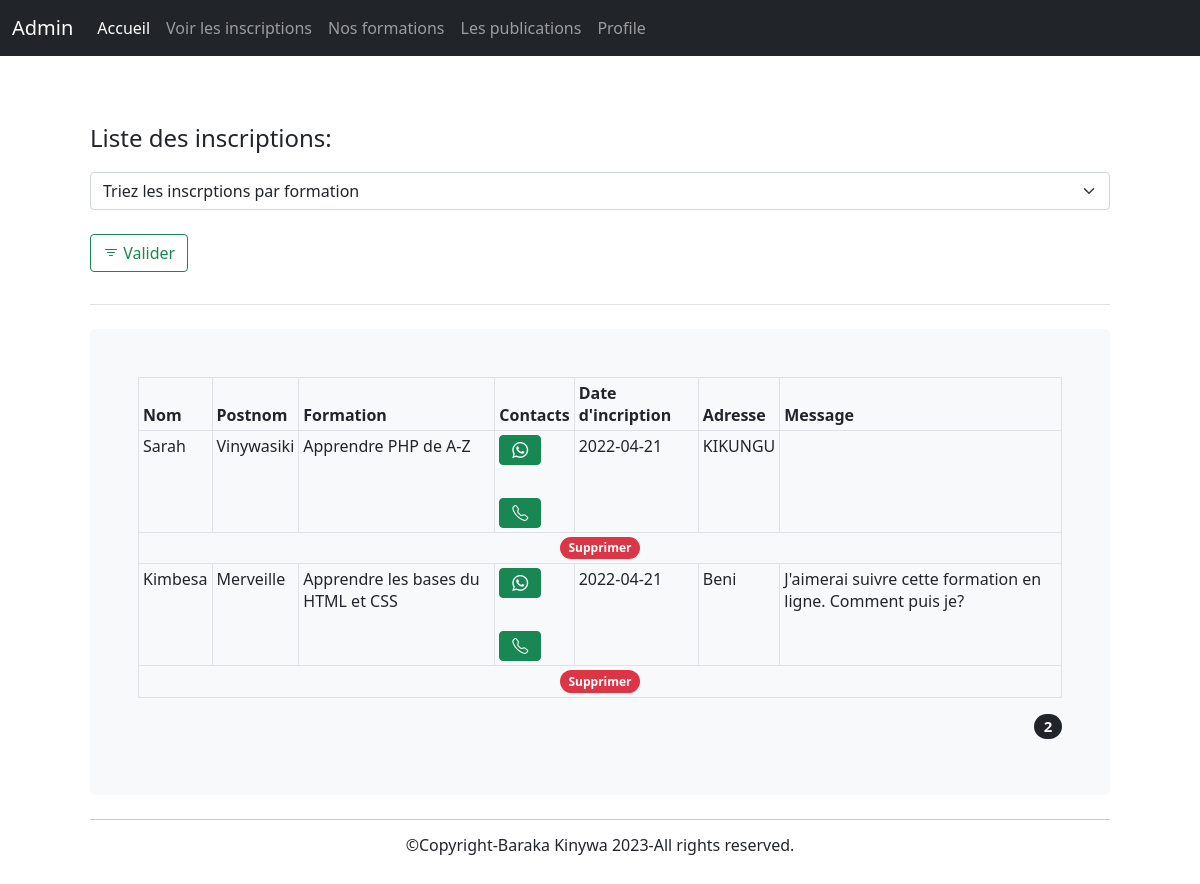
The app's page /blogger/inscriptions.php with its own data.
### tables this page shows
CREATE TABLE `formations_categories` (
  `id` int(11) NOT NULL,
  `categorie` text NOT NULL
);

CREATE TABLE `inscription` (
  `id` int(11) NOT NULL,
  `nom` varchar(25) NOT NULL,
  `postnom` varchar(25) NOT NULL,
  `id_formation` int(11) NOT NULL,
  `numTel` varchar(20) NOT NULL,
  `date_inscription` date NOT NULL,
  `adresse` varchar(200) NOT NULL,
  `message` varchar(350) NOT NULL
);

CREATE TABLE `formations` (
  `id` int(11) NOT NULL,
  `libelle` text NOT NULL,
  `photo` text NOT NULL,
  `categorie` int(11) NOT NULL,
  `date_published` date NOT NULL
);

### blogger/actions/inscriptions_Infos.php (called while the page is built)
<?php
$sql="SELECT inscription.id AS id, inscription.nom AS nom, inscription.postnom AS postnom,
formations.libelle AS libelle, inscription.id_formation AS id_formation,inscription.numTel AS numTel,
inscription.date_inscription AS date_inscription, inscription.message AS messageF, formations.categorie
 AS id_categorie, formations_categories.categorie AS categorie,inscription.adresse AS adresse
 FROM formations_categories,formations,inscription
 WHERE formations_categories.id=formations.categorie AND formations.id=inscription.id_formation";
 $inscriptionsInfos=mysqli_query($con,$sql);

### blogger/inscriptions.php (the view, shortened to what this page needs)
<?php
require_once '../includes/connection.php';
if(isset($_GET['formation']))
{
  $formation=$_GET['formation'];
$sql="SELECT inscription.nom AS nom, inscription.postnom AS postnom,
formations.libelle AS libelle, inscription.id_formation AS id_formation,inscription.numTel AS numTel,
inscription.date_inscription AS date_inscription, inscription.message AS messageF, formations.categorie
 AS id_categorie, formations_categories.categorie AS categorie,inscription.adresse AS adresse
 FROM formations_categories,formations,inscription
 WHERE formations_categories.id=formations.categorie AND formations.id=inscription.id_formation
 AND formations.id=$formation";
 $inscriptionsInfos=mysqli_query($con,$sql);
}
else
{
  require_once 'actions/inscriptions_Infos.php';
}
?>
<!doctype html>
<html lang="en">
  <head>
<?php include 'includes/bootstrap.php' ?>
  </head>
  <body style="min-height: 75rem;
  padding-top: 4.5rem;">
<main class="container">
  <div class="container p-5">
  <?php include 'includes/navbar.php' ?>
    <header class="pb-3 mb-4 border-bottom">
      <a href="/" class="d-flex align-items-center text-dark text-decoration-none">
        <span class="fs-4">Liste des inscriptions: </span>
      </a>
      <p>
          <form action="" method="GET" class="">
            <select name="formation" id="" class="form-select">
              <option selected disabled>Triez les inscrptions par formation</option>
            </select>
            <br>
            <button class="btn btn-outline-success bi bi-filter" type="submit">
              Valider
            </button>
          </form>
        </p>
    </header>
    <div class="p-5 mb-4 bg-light rounded-3">
    <table class="table table-sm table-bordered">
          <thead>
          <tr>
            <th scope="col">Nom</th>
            <th scope="col">Postnom</th>
            <th scope="col">Formation</th>
            <th scope="col" class="text-center">Contacts</th>
            <th scope="col">Date d'incription</th>
            <th scope="col">Adresse</th>
            <th scope="col">Message</th>
          </tr>
          </thead>
          <tbody>
            <?php
            $count=0;
            while($inscription=mysqli_fetch_array( $inscriptionsInfos))
            {
              $count++;
              ?>
              <tr>
                <td><?= $inscription ['nom']?></td>
                <td><?= $inscription ['postnom']?></td>
                <td><?= $inscription ['libelle']?></td>
                <td>
                <a href="https://wa.me/<?= $inscription['numTel']?>" class="btn btn-success bi bi-whatsapp"></a>
                <hr class="text-light">
                <a href="tel:<?= $inscription['numTel']?>" class="btn btn-success bi bi-telephone"></a>
                </td>
                <td><?= $inscription ['date_inscription']?></td>
                <td><?= $inscription ['adresse']?></td>
                <td><?= $inscription ['messageF']?></td>
              </tr>
              <tr>
                <td colspan="7" class="text-center">
                <a href="deleteInscription.php?id=<?= $inscription ['id']?>" class="btn badge rounded-pill bg-danger" onclick="return confirm('Etes vous sûr de vouloir supprimer?')">
                          Supprimer
                </a>
                </td>
              </tr>
              <?php
            }
            ?>
          </tbody>
        </table>
    <h5 class="d-block text-end mt-3">
          <span class="badge bg-dark text-light rounded-pill align-text-bottom">
            <?= $count ?>
          </span>
          </h5>
    </div>
    <?php
    include '../includes/footer.php';
    ?>
  </div>
</main>
  </body>
</html>

### blogger/includes/bootstrap.php
<link href="../assets/css/bootstrap.min.css" rel="stylesheet">
<link rel="stylesheet" type="text/css" href="../assets/font/bootstrap-icons.css">

### blogger/includes/navbar.php (shortened to what this page needs)
<nav class="navbar navbar-expand-md navbar-dark fixed-top bg-dark">
  <div class="container-fluid">
    <a class="navbar-brand" href="#">Admin</a>
    <div class="collapse navbar-collapse" id="navbarCollapse">
      <ul class="navbar-nav me-auto mb-2 mb-md-0">
        <li class="nav-item">
          <a class="nav-link active" aria-current="page" href="#">Accueil</a>
        </li>
        <li class="nav-item">
          <a class="nav-link" href="inscriptions.php">Voir les inscriptions</a>
        </li>
        <li class="nav-item">
          <a class="nav-link" href="formations.php">Nos formations</a>
        </li>
        <li class="nav-item">
          <a class="nav-link" href="nouvelles.php">Les publications</a>
        </li>
        <li class="nav-item">
          <a class="nav-link" href="profile.php">Profile</a>
        </li>
      </ul>
    </div>
  </div>
</nav>

### includes/footer.php
<hr>
            <p class="text-center h6">
              &copyCopyright-Baraka Kinywa <?= date('Y');?>-All rights reserved.
            </p>

### records on screen
formations_categories: inscription.nom "Sarah", inscription.postnom "Vinywasiki", formations.libelle "Apprendre PHP de A-Z", inscription.date_inscription "2022-04-21", inscription.adresse "KIKUNGU"
formations_categories: inscription.nom "Kimbesa", inscription.postnom "Merveille", formations.libelle "Apprendre les bases du HTML et CSS", inscription.date_inscription "2022-04-21", inscription.adresse "Beni", inscription.message "J'aimerai suivre cette formation en ligne. Comment puis je?"

### other values on screen
$count "2"
